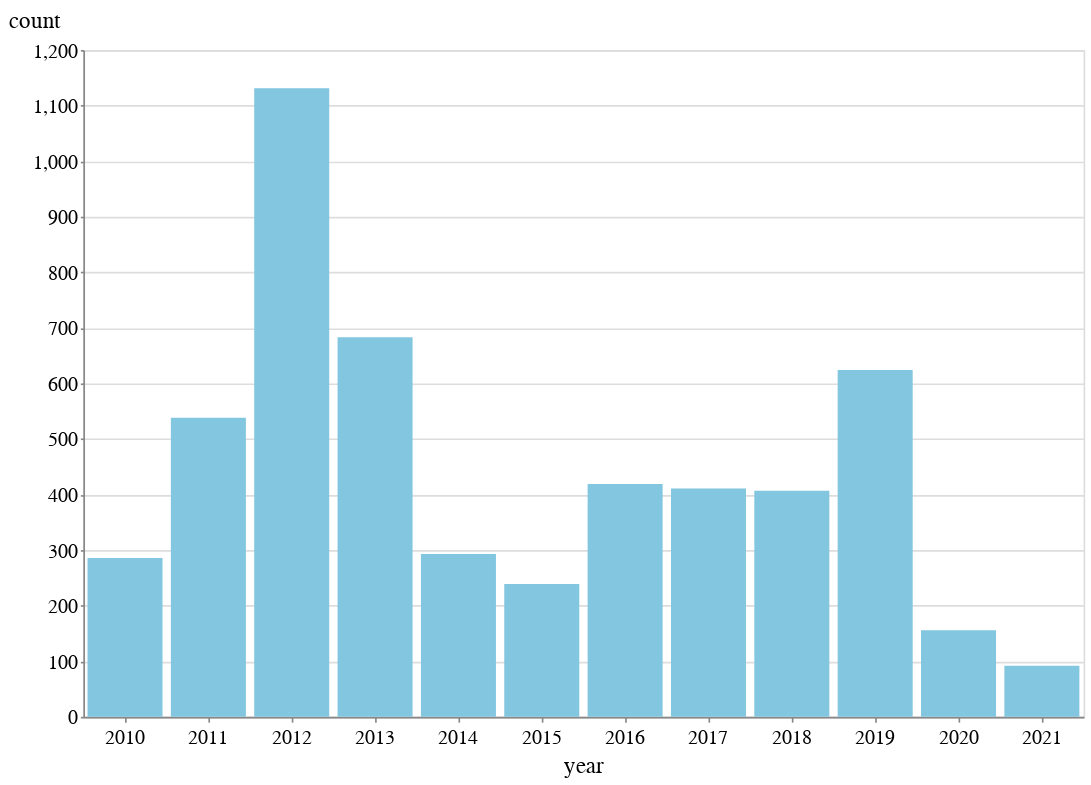

Notebook code cell kept with this figure:
### Code cell
alt.Chart(places_time_grouped).mark_bar().encode(x="year", y="count").properties(
    width=600, height=400
)

### Figure 1 — Vega-Lite specification as saved in the notebook (floating-point values rounded to 4 significant figures)
{"config": {"view": {"width": 800, "height": 450}, "background": "#ffffff", "title": {"anchor": "start", "font": "BentonGothic-Bold, sans", "fontColor": "#000000", "fontSize": 22, "fontWeight": "normal"}, "arc": {"fill": "#82c6df"}, "area": {"fill": "#82c6df"}, "line": {"stroke": "#82c6df", "strokeWidth": 3}, "path": {"stroke": "#82c6df"}, "rect": {"fill": "#82c6df"}, "shape": {"stroke": "#82c6df"}, "bar": {"fill": "#82c6df"}, "point": {"stroke": "#82c6df"}, "symbol": {"fill": "#82c6df", "size": 30}, "axis": {"titleFont": "BentonGothic-Bold, sans", "titleFontSize": 14, "titleFontWeight": "normal", "labelFont": "BentonGothic, sans", "labelFontSize": 12, "labelFontWeight": "normal"}, "axisX": {"labelAngle": 0, "labelPadding": 4, "tickSize": 3}, "axisY": {"labelBaseline": "middle", "maxExtent": 45, "minExtent": 45, "tickSize": 2, "titleAlign": "left", "titleAngle": 0, "titleX": -45, "titleY": -11}, "legend": {"titleFont": "BentonGothic-Bold, sans", "titleFontSize": 14, "titleFontWeight": "normal", "symbolType": "square", "labelFont": "BentonGothic, sans", "labelFontSize": 13}, "range": {"category": ["#3580b1", "#ec8431", "#ab7fb4", "#c89d29", "#adc839", "#829eb1"], "diverging": ["#e68a4f", "#f4bb6a", "#f9e39c", "#dadfe2", "#a6b7c6", "#849eae"], "heatmap": ["#fbf2c7", "#f9e39c", "#f8d36e", "#f4bb6a", "#e68a4f", "#d15a40", "#ab4232"], "ordinal": ["#fbf2c7", "#f9e39c", "#f8d36e", "#f4bb6a", "#e68a4f", "#d15a40", "#ab4232"], "ramp": ["#fbf2c7", "#f9e39c", "#f8d36e", "#f4bb6a", "#e68a4f", "#d15a40", "#ab4232"]}}, "data": {"name": "data-6d71527e3759851f3cc7bbf33c4f18e8"}, "mark": "bar", "encoding": {"x": {"type": "nominal", "field": "year"}, "y": {"type": "quantitative", "field": "count"}}, "height": 400, "width": 600, "$schema": "https://vega.github.io/schema/vega-lite/v4.8.1.json", "datasets": {"data-6d71527e3759851f3cc7bbf33c4f18e8": [{"year": "2010", "count": 286}, {"year": "2011", "count": 538}, {"year": "2012", "count": 1131}, {"year": "2013", "count": 683}, {"year": "2014", "count": 293}, {"year": "2015", "count": 239}, {"year": "2016", "count": 419}, {"year": "2017", "count": 411}, {"year": "2018", "count": 407}, {"year": "2019", "count": 624}, {"year": "2020", "count": 156}, {"year": "2021", "count": 92}]}}
